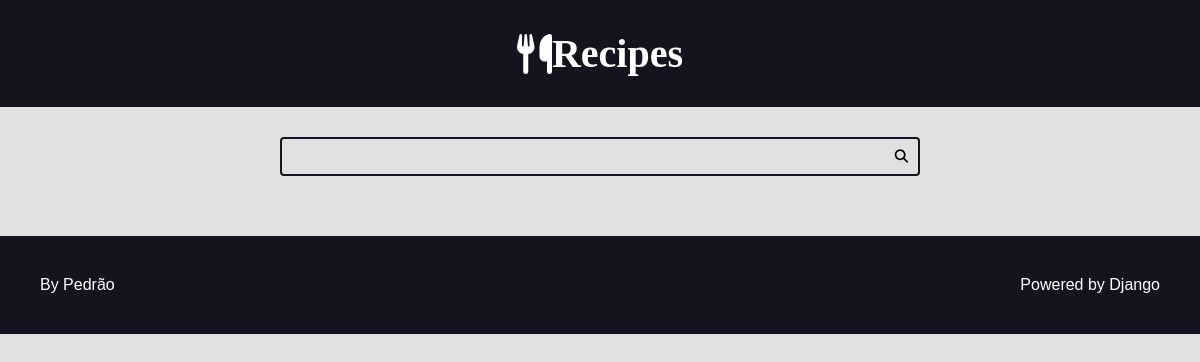
The app's page /recipes/category/5/, older data.
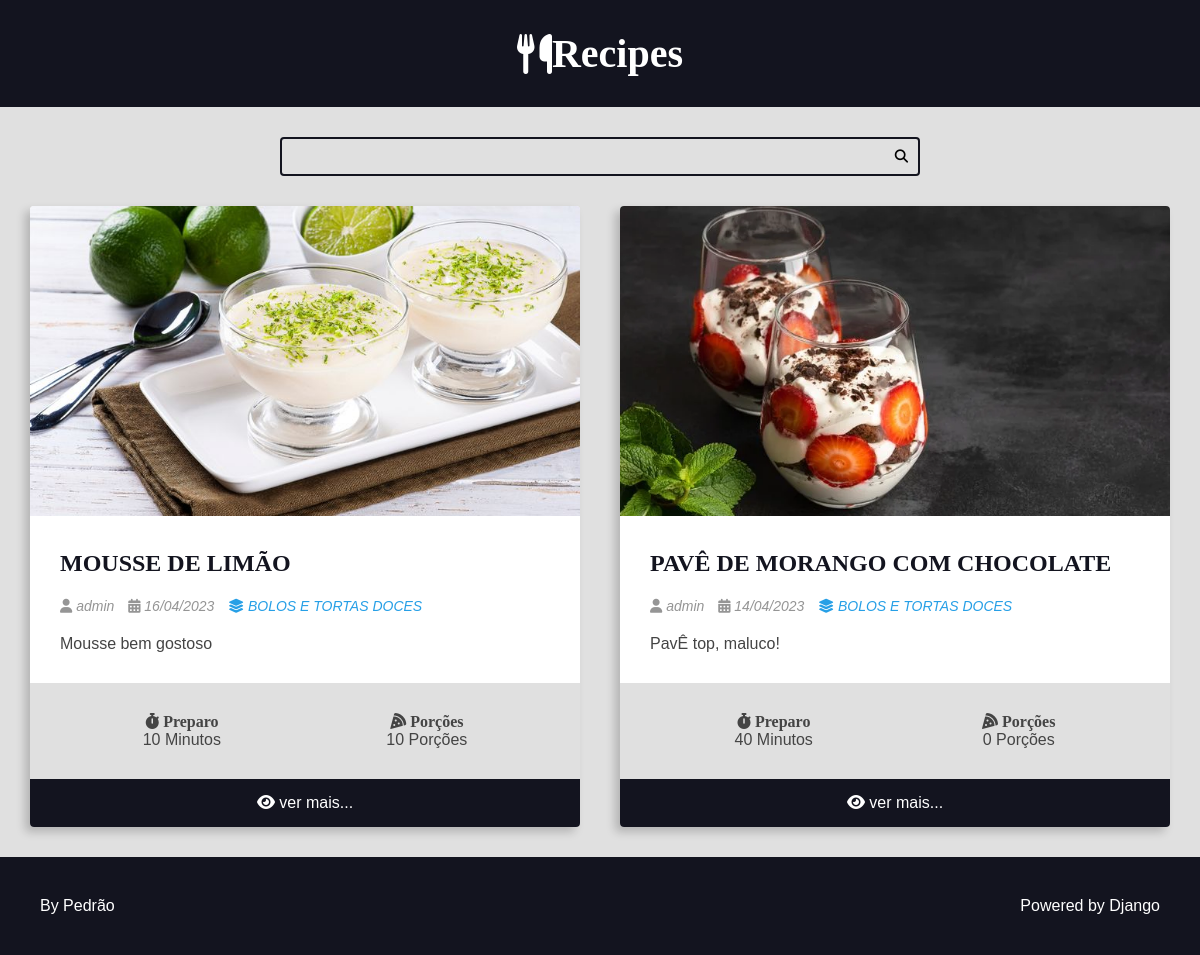
The same page, newer data.
### recipes/models.py (models this page shows, shortened)
class Recipe(models.Model):
    title = models.CharField(max_length=65)
    description = models.CharField(max_length=165)
    slug = models.SlugField()
    preparation_time = models.IntegerField()
    preparation_time_unit = models.CharField(max_length=65)
    servings = models.IntegerField()
    servings_unit = models.CharField(max_length=65)
    preparation_steps = models.TextField()
    prepare_stes_is_html = models.BooleanField(default=False)
    created_at = models.DateField(auto_now_add=True)
    updated_at = models.DateField(auto_now=True)
    is_published = models.BooleanField(default=False)
    cover = models.ImageField(upload_to='recipes/cover/%Y/%m/%d', blank=True, default='')
    category = models.ForeignKey(Category, on_delete=models.SET_NULL, null=True)
    author = models.ForeignKey(User, on_delete=models.SET_NULL, null=True)

class Category(models.Model):
    title = models.CharField(max_length=65)
    def __str__(self):
        return self.title

### recipes/views.py (the view)
# urls.py: path('recipes/category/<int:category_id>/', category, name='category'),
def category(request, category_id):
    recipe = Recipe.objects.filter(
        category__id=category_id,
        is_published=True,
        ).order_by('-id')
    return render(request, 'category.html', context={'recipes': recipe} )

### recipes/templates/category.html (shortened to what this page needs)
{% extends 'base.html' %}
{% block content %}
    {% include "search.html" %}
    <main class="main-content-container">
        <div class="main-content main-content-list container">
            {% for recipe in recipes %}
                {% include "card.html" %}
            {% endfor %}
        </div>
    </main>
{% endblock content %}

### recipes/templates/base.html (shortened to what this page needs)
<!DOCTYPE html>
{% load static %}
<html lang="pt-br">
<head>
    <link rel="stylesheet" href="https://cdnjs.cloudflare.com/ajax/libs/font-awesome/6.4.0/css/all.min.css" />
    <link rel="stylesheet" href="{% static 'css/styles.css' %}">
</head>
<body>
    <header class="main-header-container">
        <div class="main-header container">
            <h1>
                <a class="main-logo" href="{% url 'recipes:home' %}">
                    <i class="fa-sharp fa-solid fa-utensils"></i>
                    <span class="main-logo-text">Recipes</span>
                </a>
            </h1>
        </div>
    </header>
    {% block content %}
    {% endblock content %}
    <footer class="main-footer">
        <div class="developer">
          <a href="" target="_blank" rel="noreferrer noopener">By Pedrão</a>
        </div>
        <div class="powered">
          <a href="" target="_blank" rel="noreferrer noopener">Powered by Django</a>
        </div>
      </footer>
</body>
</html>

### recipes/templates/search.html
<div class="search-container">
    <div class="container">
        <form action="" class="search-form">
            <input type="search" class="search-input" name="search">
            <button type="submit" class="search-button">
                <i class="fas fa-search"></i>
            </button>
        </form>
    </div>
</div>

### recipes/templates/card.html
<div class="recipe recipe-list-item">
    {% if recipe.cover %}
        <div class="recipe-cover">
            <a href=" {% url 'recipes:recipe' recipe.id %}">
                <img src="{{ recipe.cover.url }}" alt="Temporário">
            </a>
        </div>
    {% endif %}
    <div class="recipe-title-container">
        <h2 class="recipe-title">
            <a href="{% url 'recipes:recipe' recipe.id %}">
                {{ recipe.title }}
            </a>
        </h2>
    </div>
    <div class="recipe-author">
        <span class="recipe-author-item">
            <i class="fas fa-user"></i>
            {% if recipe.author.firstname %}
                {{ recipe.author.first_name }} {{recipe.author.last_name}}
            {% else %}
                {{recipe.author.username}}
            {% endif %}
        </span>
        <span class="recipe-author-item">
            <i class="fas fa-calendar-alt"></i>
            {{ recipe.created_at|date:"d/m/Y" }}
        </span>
        <span class="recipe-author-item">
            <a href="{% url 'recipes:category' recipe.category.id %}">
                <i class="fas fa-layer-group"></i>
                <span>{{recipe.category}}</span>
            </a>
        </span>
    </div>
    <div class="recipe-content">
        <p>{{ recipe.description}}</p>
    </div>
    <div class="recipe-meta-container">
        <div class="recipe-meta recipe-preparation">
            <h3 class="recipe-meta-title"><i class="fas fa-stopwatch"></i> Preparo</h3>
            <div class="recipe-meta-text">
                {{recipe.preparation_time }} Minutos
            </div>
        </div>
        <div class="recipe-meta recipe-servings">
            <h3 class="recipe-meta-title"><i class="fas fa-pizza-slice"></i> Porções</h3>
            <div class="recipe-meta-text">
                {{ recipe.servings }} Porções
            </div>
        </div>
    </div>
    <footer class="recipe-footer">
        <a class="recipe-read-more button button-dark button-full-width" href=" {% url 'recipes:recipe' recipe.id %}">
            <i class="fas fa-eye"></i>
            <span>ver mais...</span>
        </a>
    </footer>
</div>

### recipes/static/css/styles.css (style rules this page uses)
:root { --color-primary: #269fe6; --color-primary-hover: #2086c2; --color-primary-dark: #13141f; --color-primary-dark-hover: #212336; --color-primary-light: #d4ecfa; --color-primary-light-hover: #bdd8e7; --color-white: #fff; --color-black: #000; --color-dark-text: #444; --color-info-light: #cce5ff; --color-debug-light: #cce5ff; --color-success-light: #d4edda; --color-alert-light: #fff3cd; --color-warning-light: #fff3cd; --color-error-light: #f8d7da; --color-info-dark: #4d86c4; --color-debug-dark: #4d86c4; --color-success-dark: #4a9c5d; --color-alert-dark: #927f40; --color-warning-dark: #927f40; --color-error-dark: #da525d; --color-gray-0: #f9f9f9; --color-gray-1: #e0e0e0; --color-gray-2: #c7c7c7; --color-gray-3: #aeaeae; --color-gray-4: #959595; --color-gray-5: #7d7d7d; --color-gray-6: #646464; --color-gray-7: #4b4b4b; --color-gray-8: #323232; --color-gray-9: #191919; --font-primary: sans-serif; --font-headings: 'Roboto Slab', serif; --spacing-gutter-medium: 3rem; --spacing-gutter-large: 4rem; }
* { padding: 0; margin: 0; box-sizing: border-box; }
html { font-size: 62.5%; }
body { font-size: 1.6rem; font-family: var(--font-primary); background: var(--color-gray-1); color: var(--color-dark-text); }
h1, h2, h3, h4, h5, h6 { font-family: var(--font-headings); }
img { max-width: 100%; }
a { color: var(--color-primary); text-decoration: none; }
.container { max-width: 144rem; margin: 0 auto; padding: var(--spacing-gutter-medium); }
.main-header-container { background: var(--color-primary-dark); }
.main-logo { font-size: 4rem; color: var(--color-white); text-decoration: none; display: flex; flex-flow: row nowrap; align-items: center; justify-content: center; width: fit-content; margin: 0 auto; }
.search-form { border: 0.2rem solid var(--color-primary-dark); max-width: 64rem; margin: 0 auto; border-radius: 0.4rem; position: relative; transition: all 300ms ease-in-out; }
.search-input, .search-button { border: none; background: none; outline: none; padding: 1rem; transition: all 300ms ease-in-out; }
.search-input { width: 100%; padding-right: 3rem; }
.search-button { position: absolute; top: 0; right: 0; }
.main-content { padding-top: 0; }
.main-content-list { display: grid; grid-template-columns: repeat(auto-fit, minmax(340px, 1fr)); gap: var(--spacing-gutter-large); }
.recipe { background: var(--color-white); box-shadow: -5px 5px 10px rgba(0, 0, 0, 0.2); transform: scale(1); transition: all 300ms ease-in-out; border-radius: 0.4rem; overflow: hidden; }
.recipe img { max-width: 100%; }
.recipe-list-item { max-width: 64rem; height: fit-content; }
.recipe-title-container { padding: var(--spacing-gutter-medium); padding-bottom: 2rem; }
.recipe-title-container a { text-decoration: none; color: var(--color-primary-dark); }
.recipe-author { padding: 0 var(--spacing-gutter-medium); }
.recipe-content { padding: var(--spacing-gutter-medium); padding-top: 2rem; }
.recipe-author-item { color: var(--color-gray-4); margin-right: 1rem; font-style: italic; font-size: 1.4rem; }
.recipe-author a { color: var(--color-primary); transition: all 300ms ease-in-out; text-decoration: none; }
.recipe-meta-container { display: flex; flex-flow: row wrap; padding: var(--spacing-gutter-medium); background: var(--color-gray-1); }
.recipe-meta { display: flex; flex-flow: column nowrap; flex-shrink: 1; flex-grow: 1; text-align: center; }
.recipe-meta-title { font-size: 1.6rem; }
.recipe-footer a { background: var(--color-primary-dark); display: block; color: var(--color-white); text-decoration: none; text-align: center; padding: 1.5rem var(--spacing-gutter-medium); transition: all 300ms ease-in-out; }
.main-footer { display: flex; align-items: center; justify-content: space-between; background: var(--color-primary-dark); color: var(--color-white); padding: var(--spacing-gutter-large); }
.main-footer a { color: var(--color-white); text-decoration: none; transition: all 300ms ease-in-out; }

Row changes from the older to the newer data that the page shows:
added Recipe: cover (picture), title "MOUSSE DE LIMÃO", author.username "admin", created_at "16/04/2023", category "BOLOS E TORTAS DOCES", description "Mousse bem gostoso", preparation_time "10", servings "10"
now on this page (row edited): Recipe: cover (picture), title "PAVÊ DE MORANGO COM CHOCOLATE", author.username "admin", created_at "14/04/2023", category "BOLOS E TORTAS DOCES", description "PavÊ top, maluco!", preparation_time "40", servings "0"
